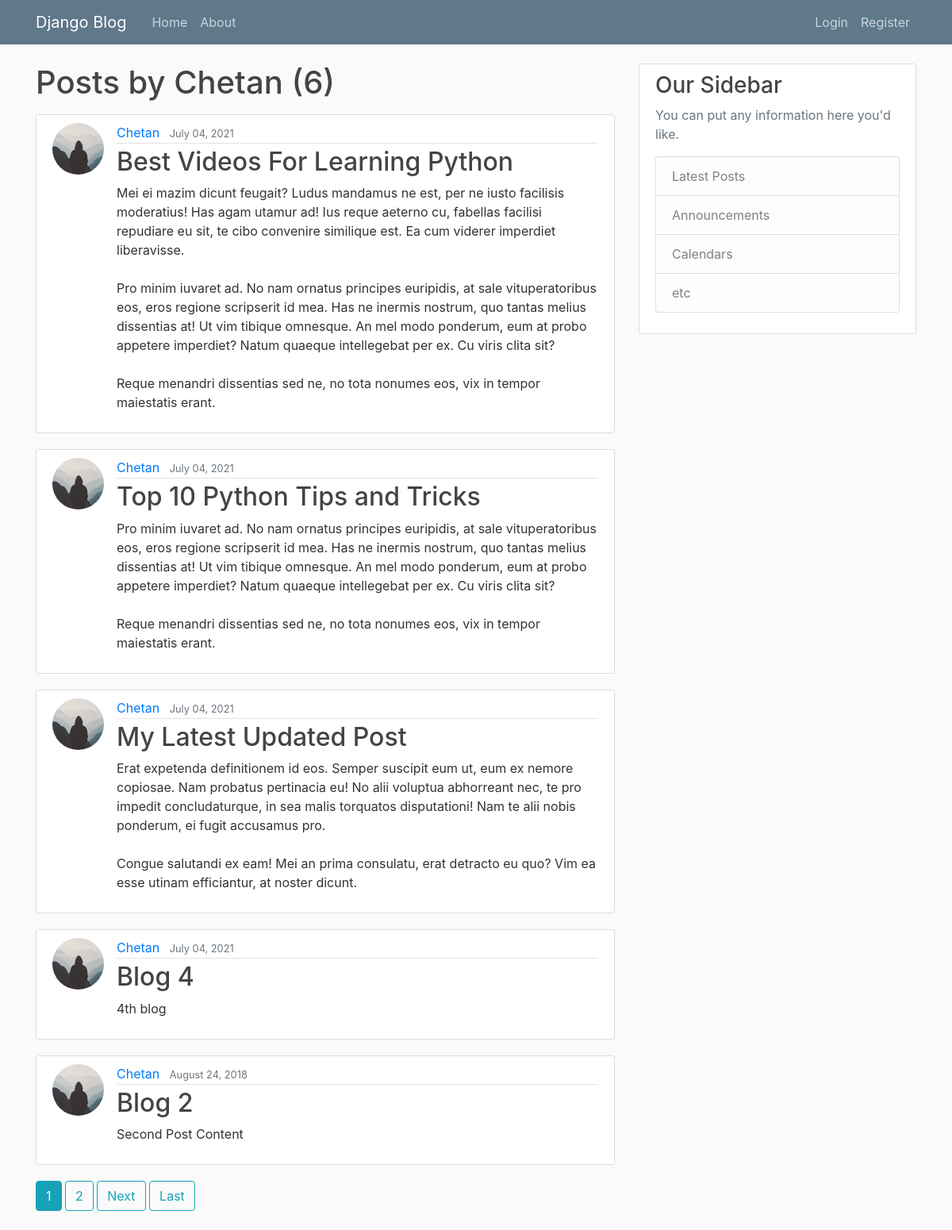
The page /user/Chetan on the database its author committed.
### blog/models.py (models this page shows, shortened)
class Post(models.Model):
    title = models.CharField(max_length=100)
    content = models.TextField()
    date_posted = models.DateTimeField(default=timezone.now)
    author = models.ForeignKey(User, on_delete=models.CASCADE)

### users/models.py (models this page shows, shortened)
class Profile(models.Model):
    user = models.OneToOneField(User, on_delete=models.CASCADE)
    image = models.ImageField(default='default.jpg', upload_to='profile_pics')

### blog/views.py (the view)
# urls.py: path('user/<str:username>', UserPostListView.as_view(), name='user-posts'),
class UserPostListView(ListView):
    model = Post
    template_name = 'blog/user_posts.html'  # <app>/<model>_<viewtype>.html
    context_object_name = 'posts'
    paginate_by = 5
    def get_queryset(self):
        user = get_object_or_404(User, username=self.kwargs.get('username'))
        return Post.objects.filter(author=user).order_by('-date_posted')

### blog/templates/blog/user_posts.html (shortened to what this page needs)
{% extends "blog/base.html" %}
{% block content %}
    <h1 class="mb-3">Posts by {{ view.kwargs.username }} ({{ page_obj.paginator.count }})</h1>
    {% for post in posts %}
        <article class="media content-section">
          <img class="rounded-circle article-img" src="{{ post.author.profile.image.url }}">
          <div class="media-body">
            <div class="article-metadata">
              <a class="mr-2" href="{% url 'user-posts' post.author.username %}">{{ post.author }}</a>
              <small class="text-muted">{{ post.date_posted|date:"F d, Y" }}</small>
            </div>
            <h2><a class="article-title" href="{% url 'post-detail' post.id %}">{{ post.title }}</a></h2>
            <p class="article-content">{{ post.content }}</p>
          </div>
        </article>
    {% endfor %}
    {% if is_paginated %}
      {% for num in page_obj.paginator.page_range %}
        {% if page_obj.number == num %}
          <a class="btn btn-info mb-4" href="?page={{ num }}">{{ num }}</a>
        {% elif num > page_obj.number|add:'-3' and num < page_obj.number|add:'3' %}
          <a class="btn btn-outline-info mb-4" href="?page={{ num }}">{{ num }}</a>
        {% endif %}
      {% endfor %}
      {% if page_obj.has_next %}
        <a class="btn btn-outline-info mb-4" href="?page={{ page_obj.next_page_number }}">Next</a>
        <a class="btn btn-outline-info mb-4" href="?page={{ page_obj.paginator.num_pages }}">Last</a>
      {% endif %}
    {% endif %}
{% endblock content %}

### blog/static/blog/main.css (style rules this page uses)
body { background: #fafafa; color: #333333; margin-top: 5rem; }
h1, h2, h3, h4, h5, h6 { color: #444444; }
.content-section { background: #ffffff; padding: 10px 20px; border: 1px solid #dddddd; border-radius: 3px; margin-bottom: 20px; }
.article-title { color: #444444; }
.article-content { white-space: pre-line; }
.article-img { height: 65px; width: 65px; margin-right: 16px; }
.article-metadata { padding-bottom: 1px; margin-bottom: 4px; border-bottom: 1px solid #e3e3e3 }

### rows shown on the page
Post: author.profile.image (placeholder picture), author "Chetan", date_posted "July 04, 2021", title "Best Videos For Learning Python", content "Mei ei mazim dicunt feugait? Ludus mandamus ne est, per ne iusto facilisis moderatius! Has agam utamur ad! Ius reque aeterno cu, fabellas facilisi repudiare eu sit, te cibo convenire similique est. Ea cum viderer imperdiet liberavisse. Pro minim iuvaret ad. No nam ornatus principes euripidis, at sale vituperatoribus eos, eros regione scripserit id mea. Has ne inermis nostrum, quo tantas melius dissentias at! Ut vim tibique omnesque. An mel modo ponderum, eum at probo appetere imperdiet? Natum quaeque intellegebat per ex. Cu viris clita sit? Reque menandri dissentias sed ne, no tota nonumes eos, vix in tempor maiestatis erant."
Post: author.profile.image (placeholder picture), author "Chetan", date_posted "July 04, 2021", title "Top 10 Python Tips and Tricks", content "Pro minim iuvaret ad. No nam ornatus principes euripidis, at sale vituperatoribus eos, eros regione scripserit id mea. Has ne inermis nostrum, quo tantas melius dissentias at! Ut vim tibique omnesque. An mel modo ponderum, eum at probo appetere imperdiet? Natum quaeque intellegebat per ex. Cu viris clita sit? Reque menandri dissentias sed ne, no tota nonumes eos, vix in tempor maiestatis erant."
Post: author.profile.image (placeholder picture), author "Chetan", date_posted "July 04, 2021", title "My Latest Updated Post", content "Erat expetenda definitionem id eos. Semper suscipit eum ut, eum ex nemore copiosae. Nam probatus pertinacia eu! No alii voluptua abhorreant nec, te pro impedit concludaturque, in sea malis torquatos disputationi! Nam te alii nobis ponderum, ei fugit accusamus pro. Congue salutandi ex eam! Mei an prima consulatu, erat detracto eu quo? Vim ea esse utinam efficiantur, at noster dicunt."
Post: author.profile.image (placeholder picture), author "Chetan", date_posted "July 04, 2021", title "Blog 4", content "4th blog"
Post: author.profile.image (placeholder picture), author "Chetan", date_posted "August 24, 2018", title "Blog 2", content "Second Post Content"

### other values the page prints
{{ view.kwargs.username }} "Chetan"
{{ page_obj.paginator.count }} "6"
{{ num }} "1"
{{ num }} "2"
